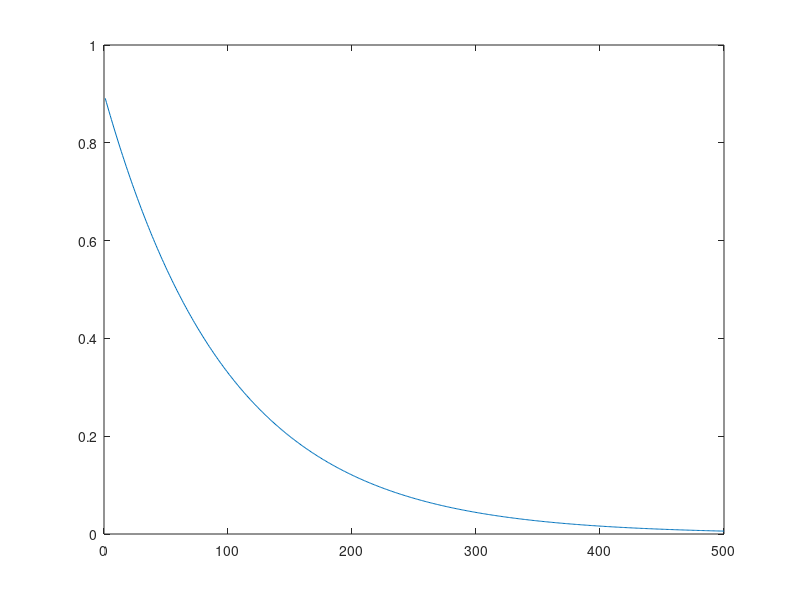

Write MATLAB code to recreate this figure.
% x = (1:3000);
% b = linspace(0,75, 3000);
% y = zeros(1,3000);
% for i = 1:3000
%     y(i) = -(75-b(i))/(x(i)^0.25);
% end
% plot(x, y)

% d = 0.9905;
% epsilon_0 = 0.95;
% time = linspace(0,75,3000);
% t = (1:500);
% y = zeros(1,3000);
% for i = 1:3000
% y(i) = 20*(1-0.075)^time(i);
% end
% plot(time,y)

d = 0.99;
epsilon_0 = 0.9;
time = (1:500);
t = (1:500);
y = zeros(1,500);
for i = 1:500
y(i) = epsilon_0*(d)^time(i);
end
plot(time,y)